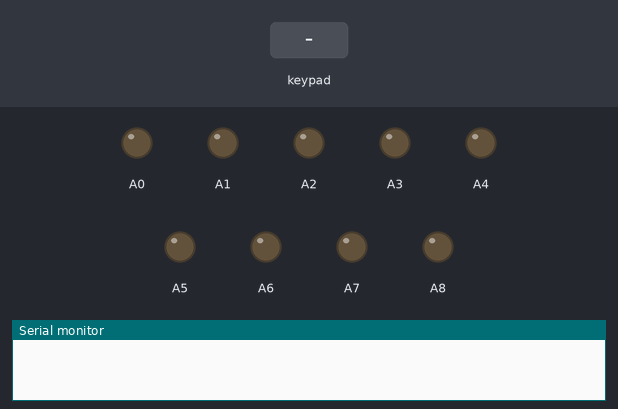
A sketch run on a simulated Arduino Mega 2560, built with avr-gcc and run on an emulated ATmega2560. Shown: output pins drawn as LEDs (lit = HIGH), the last lines printed to the serial monitor. Inputs (shaded band) come from the test bench.

Above: at 1.2 s.
1.3 s: keypad keys 3 6 3 8 4 0 4 2 pressed 0.4 s apart
At 4.5 s:
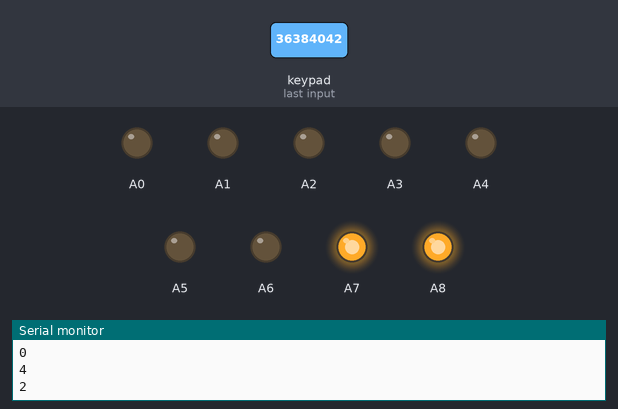
6.0 s: key '1' pressed
At 7.2 s:
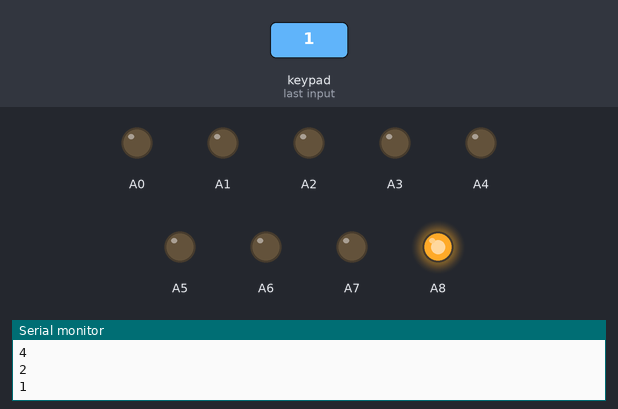
7.5 s: keypad keys 1 3 9 7 2 2 2 2 # pressed 0.4 s apart
At 8.1 s:
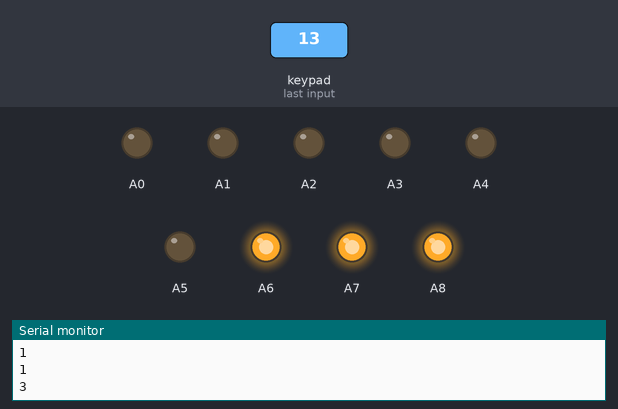
12.6 s: key '5' pressed
At 13.3 s:
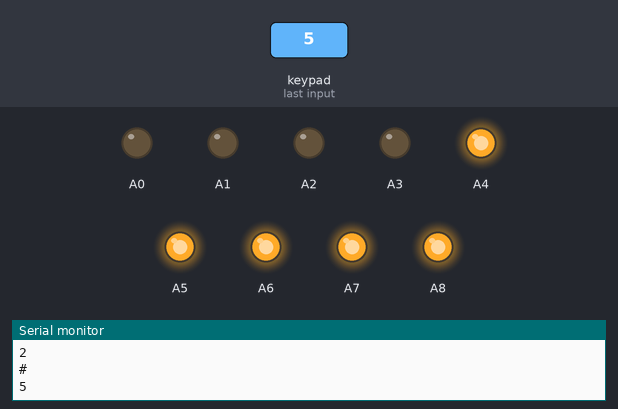
14.1 s: key '2' pressed
At 15.3 s:
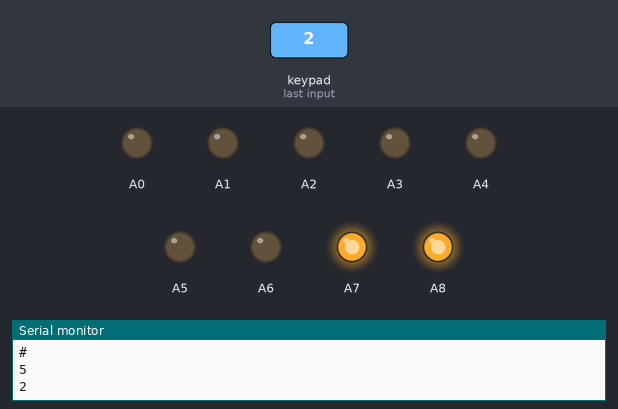
15.6 s: key '3' pressed
At 17.0 s:
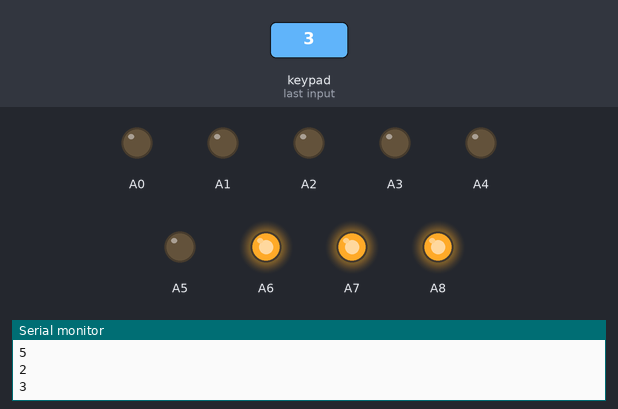
Timing chart, 0 to 18.1 s (numbered marks = the images above; inputs shaded):
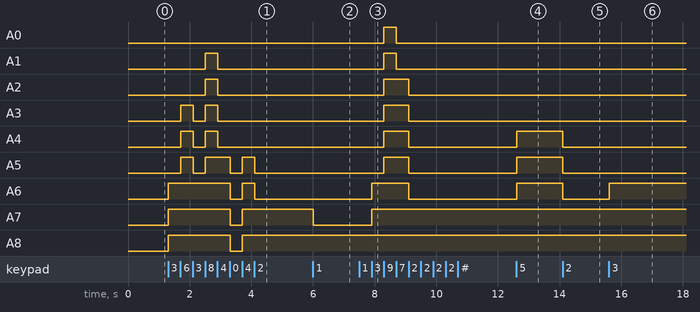

The sketch:

assignment02-part1_2.ino
```cpp
#include <Keypad.h>

const byte ROWS = 4;
const byte COLS = 3;
char keys[ROWS][COLS] ={
  {'1','2','3'},
  {'4','5','6'},
  {'7','8','9'},
  {'*','0','#'}
};
byte rowPins[ROWS] = {36,38,40,42};
byte colPins[COLS] = {30,26,22};
Keypad keypad = Keypad(makeKeymap(keys), rowPins, colPins, ROWS, COLS);

void setup() {
  pinMode(A0, OUTPUT);
  pinMode(A1, OUTPUT);
  pinMode(A2, OUTPUT);
  pinMode(A3, OUTPUT);
  pinMode(A4, OUTPUT);
  pinMode(A5, OUTPUT);
  pinMode(A6, OUTPUT);
  pinMode(A7, OUTPUT);
  pinMode(A8, OUTPUT);
  Serial.begin(9600);
}

void loop() {
  char keyHolder = keypad.waitForKey();
  Serial.println(keyHolder);
  switch (keyHolder){
    case '0':
        digitalWrite(A8 , LOW);
        digitalWrite(A7 , LOW);
        digitalWrite(A6 , LOW);
        digitalWrite(A5 , LOW);
        digitalWrite(A4 , LOW);
        digitalWrite(A3 , LOW);
        digitalWrite(A2 , LOW);
        digitalWrite(A1 , LOW);
        digitalWrite(A0 , LOW);
        break;
    case '1':
        digitalWrite(A8 , HIGH);
        digitalWrite(A7 , LOW);
        digitalWrite(A6 , LOW);
        digitalWrite(A5 , LOW);
        digitalWrite(A4 , LOW);
        digitalWrite(A3 , LOW);
        digitalWrite(A2 , LOW);
        digitalWrite(A1 , LOW);
        digitalWrite(A0 , LOW);
        break;
    case '2':
        digitalWrite(A8 , HIGH);
        digitalWrite(A7 , HIGH);
        digitalWrite(A6 , LOW);
        digitalWrite(A5 , LOW);
        digitalWrite(A4 , LOW);
        digitalWrite(A3 , LOW);
        digitalWrite(A2 , LOW);
        digitalWrite(A1 , LOW);
        digitalWrite(A0 , LOW);
        break;
    case '3':
        digitalWrite(A8 , HIGH);
        digitalWrite(A7 , HIGH);
        digitalWrite(A6 , HIGH);
        digitalWrite(A5 , LOW);
        digitalWrite(A4 , LOW);
        digitalWrite(A3 , LOW);
        digitalWrite(A2 , LOW);
        digitalWrite(A1 , LOW);
        digitalWrite(A0 , LOW);
        break;
    case '4':
        digitalWrite(A8 , HIGH);
        digitalWrite(A7 , HIGH);
        digitalWrite(A6 , HIGH);
        digitalWrite(A5 , HIGH);
        digitalWrite(A4 , LOW);
        digitalWrite(A3 , LOW);
        digitalWrite(A2 , LOW);
        digitalWrite(A1 , LOW);
        digitalWrite(A0 , LOW);
        break;
    case '5':
        digitalWrite(A8 , HIGH);
        digitalWrite(A7 , HIGH);
        digitalWrite(A6 , HIGH);
        digitalWrite(A5 , HIGH);
        digitalWrite(A4 , HIGH);
        digitalWrite(A3 , LOW);
        digitalWrite(A2 , LOW);
        digitalWrite(A1 , LOW);
        digitalWrite(A0 , LOW);
        break;
    case '6':
        digitalWrite(A8 , HIGH);
        digitalWrite(A7 , HIGH);
        digitalWrite(A6 , HIGH);
        digitalWrite(A5 , HIGH);
        digitalWrite(A4 , HIGH);
        digitalWrite(A3 , HIGH);
        digitalWrite(A2 , LOW);
        digitalWrite(A1 , LOW);
        digitalWrite(A0 , LOW);
        break;
    case '7':
        digitalWrite(A8 , HIGH);
        digitalWrite(A7 , HIGH);
        digitalWrite(A6 , HIGH);
        digitalWrite(A5 , HIGH);
        digitalWrite(A4 , HIGH);
        digitalWrite(A3 , HIGH);
        digitalWrite(A2 , HIGH);
        digitalWrite(A1 , LOW);
        digitalWrite(A0 , LOW);
        break;
    case '8':
        digitalWrite(A8 , HIGH);
        digitalWrite(A7 , HIGH);
        digitalWrite(A6 , HIGH);
        digitalWrite(A5 , HIGH);
        digitalWrite(A4 , HIGH);
        digitalWrite(A3 , HIGH);
        digitalWrite(A2 , HIGH);
        digitalWrite(A1 , HIGH);
        digitalWrite(A0 , LOW);
        break;
    case '9':
        digitalWrite(A8 , HIGH);
        digitalWrite(A7 , HIGH);
        digitalWrite(A6 , HIGH);
        digitalWrite(A5 , HIGH);
        digitalWrite(A4 , HIGH);
        digitalWrite(A3 , HIGH);
        digitalWrite(A2 , HIGH);
        digitalWrite(A1 , HIGH);
        digitalWrite(A0 , HIGH);
        break;
    default:
        break;
  }
}
```

Measured:
- after the input at 1.3 s, A1, A2: LOW → HIGH after 1.2 s, → LOW 0.40 s later
- after the input at 6.0 s, A7: HIGH → LOW at once
- after the input at 7.5 s, A0, A1: LOW → HIGH after 0.80 s, → LOW 0.40 s later; A2–5: LOW → HIGH after 0.80 s, → LOW 0.81 s later; A6: LOW → HIGH after 0.41 s, → LOW 1.2 s later; A7: LOW → HIGH after 0.41 s
- after the input at 12.6 s, A4–6: LOW → HIGH at once
- after the input at 14.1 s, A4–6: HIGH → LOW at once
- after the input at 15.6 s, A6: LOW → HIGH at once
